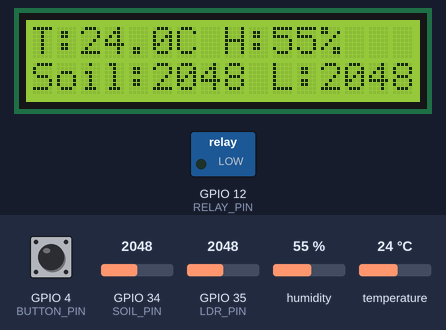
Bench run of a sketch on a simulated ESP32. On the bench: 16×2 character LCD, switched loads named in the sketch (green lamp = pin HIGH). Inputs (shaded band) come from the test bench; at power-on: GPIO 4 (BUTTON_PIN) HIGH, GPIO 34 (SOIL_PIN) = 2048, humidity 55 %, GPIO 35 (LDR_PIN) = 2048, temperature 24 °C. WiFi joins after 1.5 s; servers stay silent unless stated; what the sketch prints to the serial monitor is not drawn.

Above: at 6.7 s.
6.8 s: GPIO 4 (BUTTON_PIN) pulled LOW for 1 s
At 9.0 s:
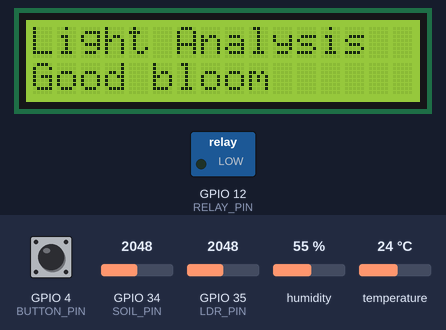
9.3 s: GPIO 4 (BUTTON_PIN) pulled LOW for 3.2 s
At 13.7 s:
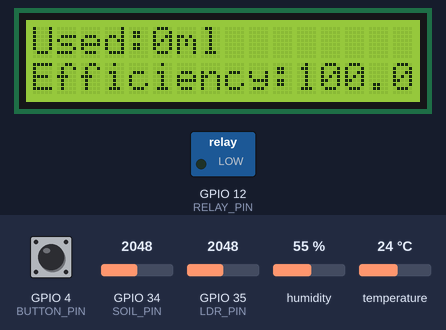
14.0 s: GPIO 4 (BUTTON_PIN) pulled LOW for 1 s
At 15.6 s:
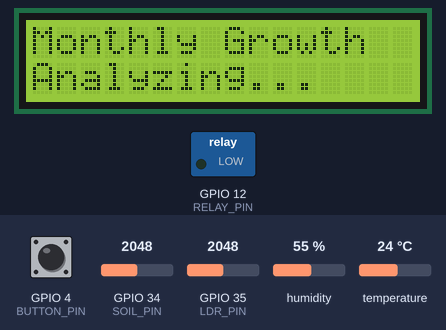
16.5 s: GPIO 34 (SOIL_PIN) set to 2152
At 18.2 s:
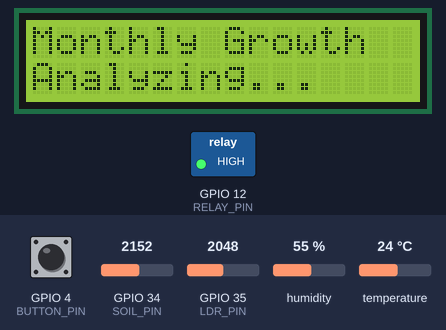
18.5 s: GPIO 4 (BUTTON_PIN) pulled LOW for 3.2 s
At 22.9 s:
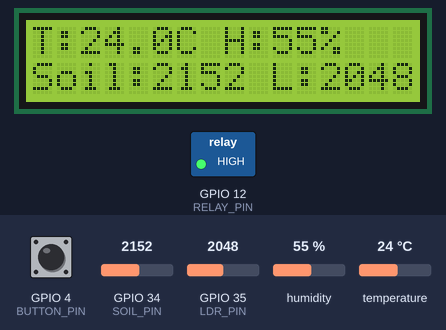
23.2 s: humidity set to 22 %
At 24.6 s:
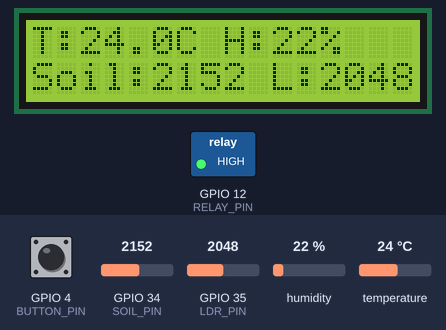
Timing chart, 0 to 26.2 s (numbered marks = the images above; inputs shaded):
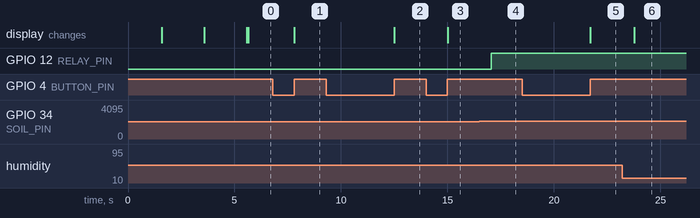

Measured:
- the behaviour switches between 2100 and 2101 on GPIO 34 (SOIL_PIN) (found by bisection; images 3 and 4)
- after the input at 6.8 s, the display: changes after 1.0 s (image 1)
- after the input at 9.3 s, the display: changes after 3.2 s (image 2)
- after the input at 14.0 s, the display: changes after 1.0 s (image 3)
- after the input at 16.5 s, GPIO 12 (RELAY_PIN): LOW → HIGH after 0.56 s
- after the input at 18.5 s, the display: changes after 3.2 s (image 5)
- after the input at 23.2 s, the display: changes after 0.57 s (image 6)

The sketch:

plan_watering_code.ino
```cpp
#include "DHT.h" //DHT22 library for it to monitor humidity
#include "LiquidCrystal.h"  //lCD screen library
#include "WiFi.h"  //Wifi library connectivity
#include "ThingSpeak.h" //Thimgs speak connectivity with the code

#define DHTPIN 13 // DHT22 signal pin
#define DHTTYPE DHT22 // DHT type
#define SOIL_PIN 34// Soil moisture sensor (analog input)
#define RELAY_PIN 12 // Relay control pin
#define BUTTON_PIN 4//Button pin
#define LDR_PIN 35//LDR pin


// LCD Pins: LiquidCrystal(rs, en, d4, d5, d6, d7)
LiquidCrystal lcd(5, 18, 15, 2, 19, 21);

DHT dht(DHTPIN, DHTTYPE);
const char* WIFI_SSID = "wifi";     //This code is needed in order for the code to connect to the wifi to then connect to thingSpeak server
const char* WIFI_PASSWORD = "password";

unsigned long THINGSPEAK_CHANNEL_ID = 3079658;
const char* THINGSPEAK_API_KEY = "api";    // this is a key to the ThingSpeak server to allow the code to write data to the graphs

WiFiClient client;
unsigned long lastSendTime = 0;
const long updateInterval = 60000;  //The intervel which the code sends to ThingSpeak to update graph=

int screenMode = 0; //Screen is intially at 0
const int lightThreshold = 1500; //The lightThreshold to determine good sunlight the more light the lower resistance which gives a lower number giving us insight into the efficiency

unsigned long dayStartMs   = 0;
const unsigned long HALF_DAY = 12UL * 60UL * 60UL * 1000UL; // 12 hours in ms  In order for me to calculate i had to use unasigned long this is 32bits which allows for a broader range of numbers as 16bit isnt big enough / regular numbers as its in milliseconds this will give a big number
const unsigned long FULL_DAY = 24UL * 60UL * 60UL * 1000UL; // 24 hours in ms

float lightTotal   = 0;    // sum of LDR readings
unsigned long lightSamples = 0;
bool dayComplete   = false;
String bloomStatus = "Good bloom";  // holds current message

const float PUMP_FLOW_ML_PER_SEC = 55.56; // pump rate per second in  mL using Ml instead of Literes due to the fact that its 200l/h so if we did it per second it would be a very small number being harder to deal with
unsigned long pumpOnStart   = 0;
const int SOIL_DRY_THRESHOLD = 2100;
const int SOIL_WET_THRESHOLD = 1900;
bool pumpRunning = false;
const unsigned long MAX_PUMP_TIME = 15000;
float totalWaterDeliveredMl = 0.0;
const float manualWasteMl   = 2000.0; // assume 2L wasted manually (on average using data)

unsigned long monthStartMs = 0; // these variables are placed in the global for effieceny as it wont need to be read over again in the loop
float monthlyLightSum = 0;
float monthlyWaterSum = 0;
unsigned long monthlyDays = 0;
bool monthComplete = false;
float expectedGrowthInches = 0.0;

float dailyAverageLight = 0;
float dailyWaterDeliveredMl = 0;

const unsigned long MONTH_DURATION = 30UL * 24UL * 60UL * 60UL * 1000UL; //this is the monthly time so that we can give updates on plant growth

void setup() {
  Serial.begin(115200);
  dht.begin();
  lcd.begin(16, 2); // 16 columns, 2 rows

  pinMode(RELAY_PIN, OUTPUT);   //setting relay as an output to determine pump being on and off
  digitalWrite(RELAY_PIN, LOW);  // Start with pump OFF

  pinMode(BUTTON_PIN, INPUT_PULLUP);//this is the button and assigning it the fact that it will be a physical input from the user

  Serial.print("Connecting to WiFi...");  //this tests network connection if it doesnt connect it wil give a . meanining the password or ssid of the network is incorrect
  lcd.clear();  //if it connects we_connected will be true as it has reached an ip for it to use to communicate with ThingSpeak
  lcd.print("Connecting WiFi...");
  WiFi.begin(WIFI_SSID, WIFI_PASSWORD);
  while (WiFi.status() != WL_CONNECTED) {
    delay(500);
    Serial.print(".");

  }
  ThingSpeak.begin(client);
  Serial.println("\nConnected to WiFi!");
  lcd.clear();
  lcd.print("WiFi Connected");
  delay(2000);

  lcd.print("System Starting...");
  delay(2000);
  lcd.clear();
  dayStartMs = millis(); //this will be used to know the periods such as if it has been 12 hours by reading the board time of use of code this is in milliseconds
  monthStartMs = millis();
  }
void loop(){
  float temperature = dht.readTemperature();//these variables will the read the numbers recieved from their respective components this is in a dht as they both are readings form the same component the DHT22
  float humidity = dht.readHumidity();
  int soilValue = analogRead(SOIL_PIN);

  // Average LDR reading over 10 samples
  int lightValue = 0;
  for (int i = 0; i < 10; i++) {
    lightValue += analogRead(LDR_PIN);
    delay(5);
  }
  lightValue /= 10;

  // Handle button press for screen switching
  if (digitalRead(BUTTON_PIN) == LOW) {
    delay(50); // debounce
    while (digitalRead(BUTTON_PIN) == LOW); // wait for release
    screenMode = (screenMode + 1) % 4; // Changed to 4 screens
  }

  // Daily light analysis for bloom prediction
  unsigned long now = millis();
  unsigned long elapsed = now - dayStartMs;

  if (elapsed < HALF_DAY) {
    // First 12 hours - accumulate light data
    lightTotal += lightValue;
    lightSamples++;
  } else if (!dayComplete) {
    // At 12-hour mark - calculate daily average
    dailyAverageLight = (lightSamples > 0) ? lightTotal / lightSamples : 0;
    if (dailyAverageLight < lightThreshold) {
      bloomStatus = "Good bloom";
    } else {
      bloomStatus = "Poor bloom";
    }
    dayComplete = true;
    } else if (elapsed >= FULL_DAY) {

      monthlyLightSum +=dailyAverageLight;
      monthlyWaterSum +=dailyWaterDeliveredMl;
      monthlyDays++;
      dayStartMs = now;
      lightTotal =0;
      lightSamples =0;
      dailyAverageLight= 0;
      dailyWaterDeliveredMl= 0;

      dayComplete = false;
      bloomStatus = "Analyzing...";
  }
  unsigned long monthElapsed = now - monthStartMs;
  if (monthElapsed >= MONTH_DURATION && !monthComplete) {
    float avgMonthlyLight = (monthlyDays > 0) ? monthlyLightSum / monthlyDays : 0;
    float avgDailyWater = (monthlyDays > 0) ? monthlyWaterSum / monthlyDays : 0;
    float lightEfficiency = max(0.0, min(100.0,
    (1.0 - (avgMonthlyLight / 2000.0)) * 100.0));

   float waterEfficiency = 0;

  if (monthlyDays > 0) {
    waterEfficiency =
    max(0.0, 100.0 * (1.0 -
    (monthlyWaterSum / (manualWasteMl * monthlyDays))));
  }
    float combinedEfficiency =
      (lightEfficiency * 0.6) +
      (waterEfficiency * 0.4);
    if (combinedEfficiency >= 70) {
      expectedGrowthInches = 1.5;
    }
    else if (combinedEfficiency >= 40) {
      expectedGrowthInches = 1.0;
    }
    else {
      expectedGrowthInches = 0.5;
    }

    monthComplete = true;
  }

  // Turn pump ON when soil is dry
  if (!pumpRunning && soilValue > SOIL_DRY_THRESHOLD) {

    digitalWrite(RELAY_PIN, HIGH);
    pumpRunning = true;
    pumpOnStart = millis();
    Serial.println("Pump ON - Watering started");
  }
  else if (pumpRunning && soilValue < SOIL_WET_THRESHOLD) {
    digitalWrite(RELAY_PIN, LOW);
    unsigned long runTimeMs = millis() - pumpOnStart;
    float waterUsed = (runTimeMs / 1000.0) * PUMP_FLOW_ML_PER_SEC;

    totalWaterDeliveredMl += waterUsed;
    dailyWaterDeliveredMl += waterUsed;
    pumpRunning = false;
    pumpOnStart = 0;
    Serial.print("Pump OFF - Water used: ");
    Serial.print(waterUsed);
    Serial.println(" ml");
  }
  if (pumpRunning && millis() - pumpOnStart >= MAX_PUMP_TIME) {//safety timeout stops pump after 15 seconds
    digitalWrite(RELAY_PIN, LOW);

    unsigned long runTimeMs = millis() - pumpOnStart;
    float waterUsed =(runTimeMs / 1000.0) * PUMP_FLOW_ML_PER_SEC;
    totalWaterDeliveredMl += waterUsed;
    dailyWaterDeliveredMl += waterUsed;

    pumpRunning = false;
    pumpOnStart = 0;
    Serial.println("Pump stopped - safety timeout");
  }
  float efficiency = 0;  //calculate water efficiency
  if (manualWasteMl > 0) {
    efficiency =
      max(0.0, 100.0 *
      (1.0 - (totalWaterDeliveredMl / manualWasteMl)));
  }
  //display information based on screen mode
  lcd.clear();
  switch (screenMode) {
    case 0: //environmental data
      lcd.setCursor(0, 0);
      lcd.print("T:");
      lcd.print(temperature, 1);
      lcd.print("C H:");
      lcd.print(humidity, 0);
      lcd.print("%");

      lcd.setCursor(0, 1);
      lcd.print("Soil:");
      lcd.print(soilValue);
      lcd.print(" L:");
      lcd.print(lightValue);
      break;

    case 1: // Bloom prediction
      lcd.setCursor(0, 0);
      lcd.print("Light Analysis");

      lcd.setCursor(0, 1);
      lcd.print(bloomStatus);
      break;
    case 2: // Water efficiency
      lcd.setCursor(0, 0);
      lcd.print("Used:");
      lcd.print(totalWaterDeliveredMl, 0);
      lcd.print("ml");

      lcd.setCursor(0, 1);
      lcd.print("Efficiency:");
      lcd.print(efficiency, 1);
      lcd.print("%");
      break;

    case 3: // Monthly growth prediction
      lcd.setCursor(0, 0);
      lcd.print("Monthly Growth");
      lcd.setCursor(0, 1);

      if (monthComplete) {
        lcd.print("Expected:");
        lcd.print(expectedGrowthInches, 1);
        lcd.print("in");
      } else {
        lcd.print("Analyzing...");
      }

    break;
  }
  // Upload to ThingSpeak every minute
  unsigned long currentTime = millis();
  if (currentTime - lastSendTime >= updateInterval) {
    lastSendTime = currentTime;

    // Check for valid sensor readings
    if (!isnan(temperature) && !isnan(humidity)) {
      ThingSpeak.setField(1, temperature);
      ThingSpeak.setField(2, humidity);
      //ThingSpeak.setField(3, soilValue); Not needed but kept if wanting to see outcomes
      ThingSpeak.setField(4, efficiency);
      ThingSpeak.setField(5, lightValue);
      ThingSpeak.setField(6, totalWaterDeliveredMl);
      ThingSpeak.setField(7, expectedGrowthInches);
      int result = ThingSpeak.writeFields(THINGSPEAK_CHANNEL_ID, THINGSPEAK_API_KEY);

      if (result == 200) {
        Serial.println("Data successfully sent to ThingSpeak");
      } else {
        Serial.print("ThingSpeak error: ");
        Serial.println(result);
      }

      // Debug output
      Serial.print("Temp: "); Serial.print(temperature);
      Serial.print("°C|Humidity: "); Serial.print(humidity);
      Serial.print("% |Soil: "); Serial.print(soilValue);
      Serial.print("|Light: "); Serial.print(lightValue);
      Serial.print("|Water used: "); Serial.print(totalWaterDeliveredMl);
      Serial.println("ml");
    } else {
      Serial.println("Skipping ThingSpeak update - invalid sensor data");
    }
  }
  delay(2000);
}// 2-second loop delay
```
